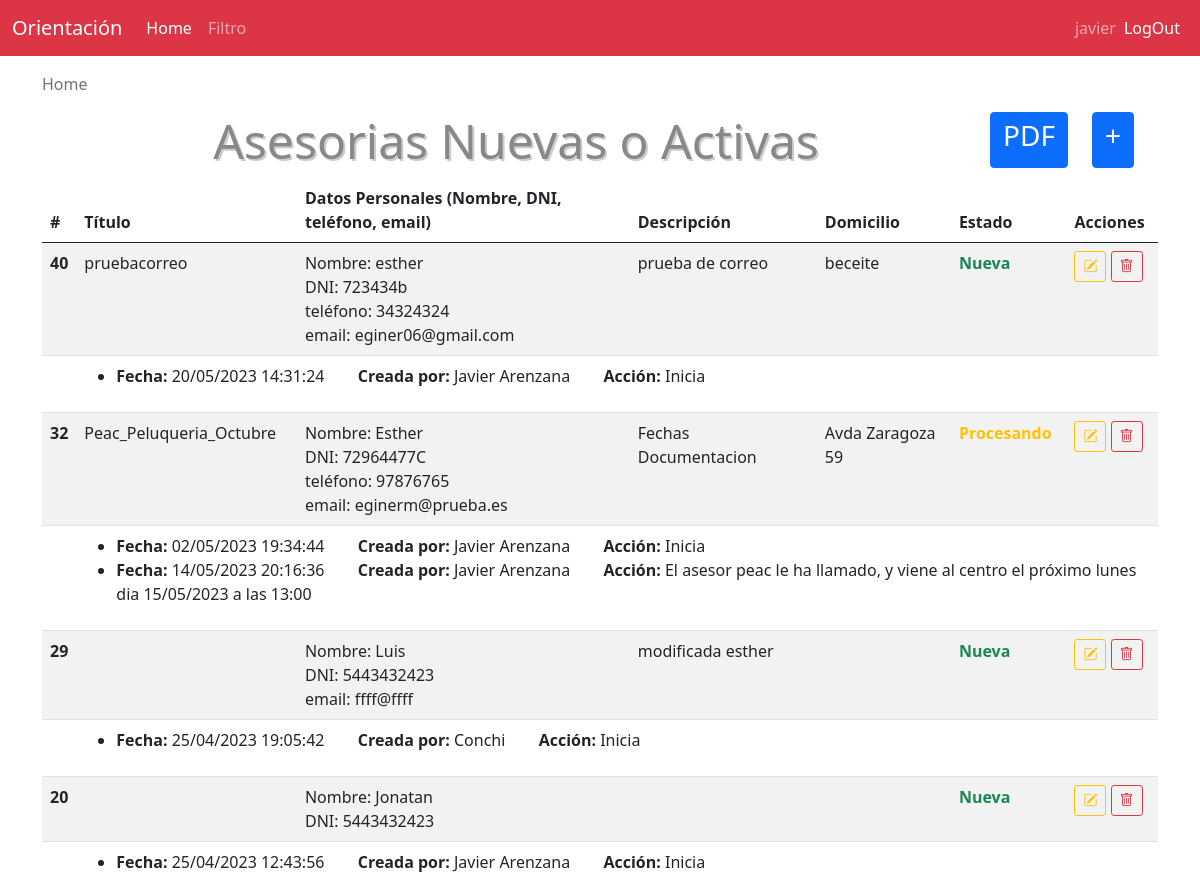
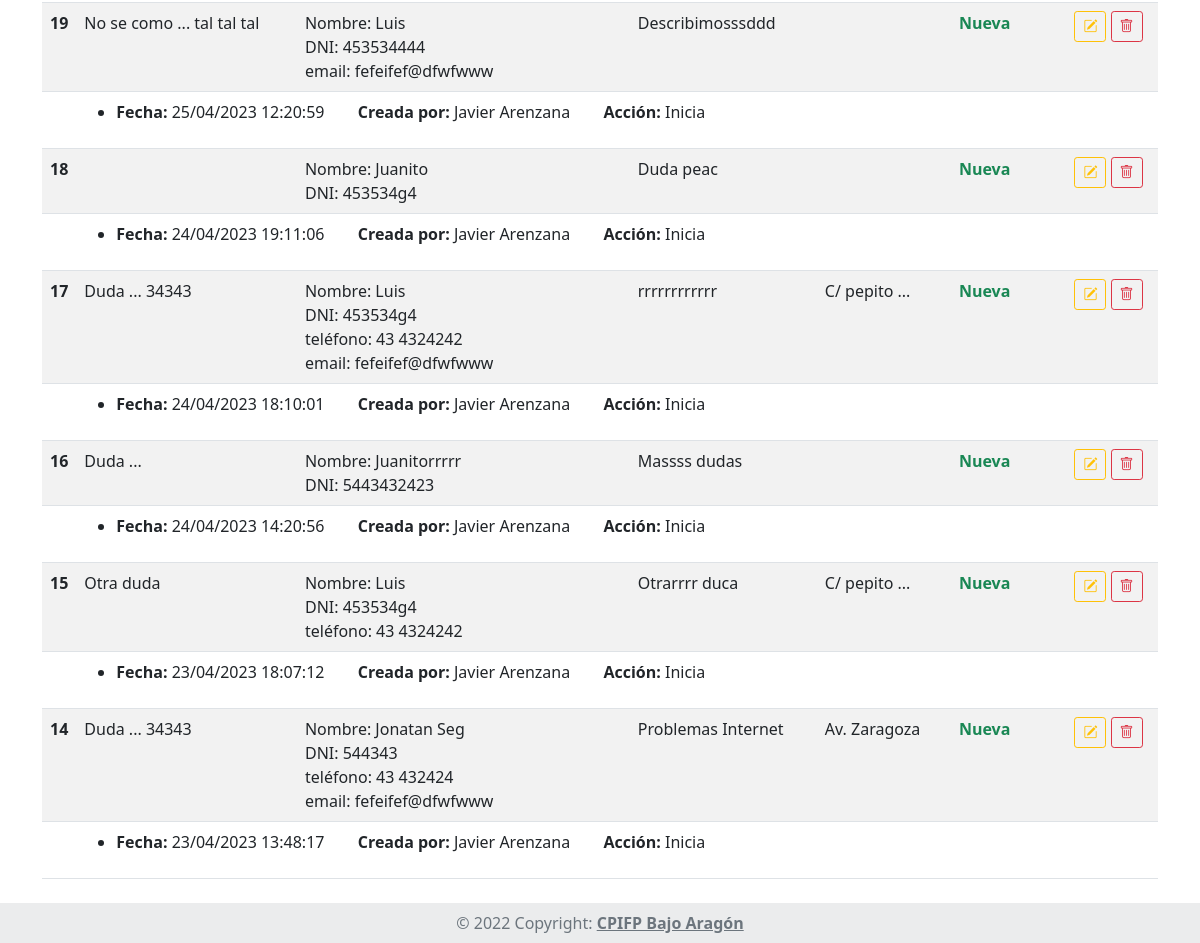
The page / (signed in) on the database its author committed (2 pictures, top to bottom).
### tables this page shows
CREATE TABLE `asesoria` (
  `id_asesoria` int(11) NOT NULL,
  `nombre_as` varchar(100) DEFAULT NULL,
  `dni_as` varchar(10) DEFAULT NULL,
  `titulo_as` varchar(50) DEFAULT NULL,
  `telefono_as` varchar(10) DEFAULT NULL,
  `email_as` varchar(30) DEFAULT NULL,
  `descripcion_as` text DEFAULT NULL,
  `domicilio_as` varchar(30) DEFAULT NULL,
  `fecha_inicio` datetime DEFAULT NULL,
  `fecha_fin` datetime DEFAULT NULL,
  `id_estado` int(11) NOT NULL
);

CREATE TABLE `estados` (
  `id_estado` int(11) NOT NULL,
  `estado` varchar(15) NOT NULL
);

CREATE TABLE `reg_acciones` (
  `id_reg_acciones` int(11) NOT NULL,
  `fecha_reg` datetime NOT NULL,
  `accion` varchar(255) NOT NULL,
  `automatica` tinyint(4) NOT NULL DEFAULT 0,
  `id_asesoria` int(11) NOT NULL,
  `id_profesor` int(11) NOT NULL
);

CREATE TABLE `profesores` (
  `id_profesor` int(11) NOT NULL,
  `login` varchar(45) DEFAULT NULL,
  `password` varchar(255) DEFAULT NULL,
  `nombre_completo` varchar(255) DEFAULT NULL,
  `email` varchar(100) DEFAULT NULL
);

### App/controladores/Inicio.php (called while the page is built, shortened)
<?php
class Inicio extends Controlador{
    public function __construct(){
        $this->datos["menuActivo"] = "home";
        $this->asesoriaModelo = $this->modelo('AsesoriaModelo');
        $this->datos["usuarioSesion"]->roles = $this->asesoriaModelo->getRolesProfesor($this->datos["usuarioSesion"]->id_profesor);
        $this->datos["usuarioSesion"]->id_rol = obtenerRol($this->datos["usuarioSesion"]->roles);
        $this->datos['rolesPermitidos'] = [100,200,300];
    }
    public function index(){
        $this->datos["asesoriasActivas"] = $this->asesoriaModelo->getAsesoriasActivas();
        foreach($this->datos["asesoriasActivas"] as $asesoria){
            $asesoria->acciones = $this->asesoriaModelo->getAccionesAsesoria($asesoria->id_asesoria);
        }
        $this->vista("index",$this->datos);
    }
}

### App/librerias/Core.php (called while the page is built, shortened)
<?php
class Core{
    protected $metodoActual = 'index';
    public function __construct(){
        $url = $this->getUrl();
		$this->controladorActual = new $this->controladorActual;
		$this->parametros = $url ? array_values($url) : [];
		call_user_func_array([$this->controladorActual,$this->metodoActual], $this->parametros);
    }
}

### public/index.php (called while the page is built, shortened)
<?php
$iniciar = new Core;

### App/librerias/Base.php (called while the page is built, shortened)
<?php
    class Base {
        private $host = DB_HOST;
        private $usuario = DB_USUARIO;
        private $password = DB_PASSWORD;
        private $nombre_base = DB_NOMBRE;
        private $charset = 'utf8mb4';
        private $dbh;
        private $stmt;
        public function __construct(){
            $dsn = "mysql:host=$this->host;dbname=$this->nombre_base;charset=$this->charset";
            $opciones = array(
                PDO::ATTR_PERSISTENT => true,
                PDO::ATTR_ERRMODE => PDO::ERRMODE_EXCEPTION
            );
            try {
                $this->dbh = new PDO($dsn, $this->usuario, $this->password, $opciones);
            } catch (PDOException $e) {
                $this->error = $e->getMessage();
                echo $this->error;
            }
        }
        public function query($sql){
            $this->stmt = $this->dbh->prepare($sql);
        }
        public function bind($parametro,$valor,$tipo = null){
            if (is_null($tipo)) {
                switch (true) {
                    case is_int($valor):
                        $tipo = PDO::PARAM_INT;
                        break;
                }
            }
            $this->stmt->bindValue($parametro,$valor,$tipo);
        }
        public function execute(){
            return $this->stmt->execute();
        }
        public function registros(){
            $this->execute();
            return $this->stmt->fetchAll(PDO::FETCH_OBJ);
        }
    }

### App/modelos/AsesoriaModelo.php (called while the page is built, shortened)
<?php
class AsesoriaModelo {
    private $db;
    public function __construct(){
        $this->db = new Base;
    }
    public function getAsesoriasActivas(){
        $this->db->query("SELECT * FROM asesoria
                                    NATURAL JOIN estados
                                WHERE id_estado=1 OR id_estado=2
                                ORDER BY fecha_inicio DESC");
        return $this->db->registros();
    }
    public function getRolesProfesor($id_profesor){
        $this->db->query("SELECT *
                                    FROM profesores_departamento
                                        NATURAL JOIN rol
                                        NATURAL JOIN departamento
                                    WHERE id_profesor=:id_profesor");
        $this->db->bind(':id_profesor',$id_profesor);
        return $this->db->registros();
    }
    public function getAccionesAsesoria($id_asesoria){
        $this->db->query("SELECT * FROM reg_acciones
                                    NATURAL JOIN profesores
                                WHERE id_asesoria=:id_asesoria
                                ORDER BY fecha_reg");
        $this->db->bind(':id_asesoria',$id_asesoria);
        return $this->db->registros();
    }
}

### App/helpers/funciones.php (called while the page is built, shortened)
<?php
    function formatoFecha($fechaIngles){
        return date("d/m/Y H:i:s", strtotime($fechaIngles));
    }
    function tienePrivilegios($rol_usuario,$rolesPermitidos){
        if (empty($rolesPermitidos) || in_array($rol_usuario, $rolesPermitidos)) {
            return true;
        }
    }

### App/vistas/index.php (the view, shortened to what this page needs)
<?php require_once RUTA_APP.'/vistas/inc/header.php'; ?>
<div class="container">
    <nav aria-label="breadcrumb">
        <ol class="breadcrumb">
            <li class="breadcrumb-item active" aria-current="page">Home</li>
        </ol>
    </nav>
    <div class="float-end">
        <a class="btn btn-primary me-md-4" href="<?php echo RUTA_URL ?>/asesorias/add_asesoria"><h3>+</h3></a>
    </div>
    <div class="float-end">
        <a class="btn btn-primary me-md-4" href="<?php echo RUTA_URL ?>/asesorias/generar_informe"><h3>PDF</h3></a>
    </div>
    <div class="row d-flex justify-content-center text-center mx-0 mt-3">
        <div class="col-12">
            <h1>Asesorias Nuevas o Activas</h1>
        </div>
    </div>
    <table class="table table-striped table-hover">
        <thead>
            <tr>
                <th scope="col">#</th>
                <th scope="col">Título</th>
                <th scope="col">Datos Personales (Nombre, DNI, teléfono, email)</th>
                <th scope="col">Descripción</th>
                <th scope="col">Domicilio</th>
                <th scope="col">Estado</th>
                <th scope="col">Acciones</th>
            </tr>
        </thead>
        <tbody>
            <?php foreach ( $datos["asesoriasActivas"] as $asesoria ): ?>
                <tr id="asesoria_<?php echo $asesoria->id_asesoria ?>">
                    <th scope="row"><?php echo $asesoria->id_asesoria ?></th>
                    <td><?php echo $asesoria->titulo_as ?></td>
                    <td><?php
                        echo ($asesoria->nombre_as) ? "Nombre: ".$asesoria->nombre_as."<br>" : "";
                        echo ($asesoria->dni_as) ? "DNI: ".$asesoria->dni_as."<br>" : "";
                        echo ($asesoria->telefono_as) ? "teléfono: ".$asesoria->telefono_as."<br>" : "";
                        echo ($asesoria->email_as) ? "email: ".$asesoria->email_as."<br>" : "";
                    ?></td>
                    <td><?php echo $asesoria->descripcion_as ?></td>
                    <td><?php echo $asesoria->domicilio_as ?></td>
                    <td>
                        <?php if($asesoria->id_estado == 1): ?>
                            <strong class="text-success"><?php echo $asesoria->estado ?></strong>
                        <?php elseif($asesoria->id_estado == 2): ?>
                            <strong class="text-warning"><?php echo $asesoria->estado ?></strong>
                        <?php endif ?>
                    </td>
                    <td class="text-nowrap">
    <?php if (tienePrivilegios($datos['usuarioSesion']->id_rol,[100,200,300]) || $asesoria->acciones[0]->id_profesor == $datos['usuarioSesion']->id_profesor): ?>
                        <a class="btn btn-outline-warning btn-sm" href="<?php echo RUTA_URL ?>/asesorias/ver_asesoria/<?php echo $asesoria->id_asesoria ?>">
                            <i class="bi-pencil-square"></i>
                        </a>
    <?php endif ?>
    <?php if (tienePrivilegios($datos['usuarioSesion']->id_rol,[300])): ?>
                        <a
                            onclick="del_asesoria_modal(<?php echo $asesoria->id_asesoria ?>)"
                            data-bs-toggle="modal" data-bs-target="#modalDelAsesoria"
                            class="btn btn-outline-danger btn-sm"
                        >
                            <i class="bi-trash"></i>
                        </a>
    <?php endif ?>
                    </td>
                </tr>
                <tr id="acciones_<?php echo $asesoria->id_asesoria ?>">
                    <td></td>
                    <td colspan="6">
                        <ul>
                            <?php foreach($asesoria->acciones as $accion): ?>
                                <li>
                                    <strong>Fecha: </strong> <?php echo  formatoFecha($accion->fecha_reg) ?>
                                    <strong>Creada por: </strong> <?php echo  $accion->nombre_completo ?>
                                    <strong>Acción: </strong> <?php echo  $accion->accion ?>
                                </li>
                            <?php endforeach ?>
                        </ul>
                    </td>
                </tr>
            <?php endforeach ?>
        </tbody>
    </table>
</div>
<div class="toast-container position-fixed bottom-0 end-0 p-3 m-4" style="z-index: 11">
</div>
<div class="position-fixed bottom-0 end-0 p-3 m-4" style="z-index: 11">
</div>
<?php require_once RUTA_APP.'/vistas/inc/footer.php' ?>

### App/librerias/Controlador.php (shortened to what this page needs)
<?php
class Controlador{
    public function modelo($modelo){
        return new $modelo;
    }
    public function vista($vista, $datos = []){
        if(file_exists('../App/vistas/'.$vista.'.php')){
            require_once '../App/vistas/'.$vista.'.php';
        } else {
            die('la vista no existe');
        }
    }
}

### App/vistas/inc/header.php (shortened to what this page needs)
<!DOCTYPE html>
<html lang="es">
<head>
    <link href="https://cdn.jsdelivr.net/npm/bootstrap@5.0.2/dist/css/bootstrap.min.css" rel="stylesheet">
    <link rel="stylesheet" href="https://cdn.jsdelivr.net/npm/bootstrap-icons@1.10.2/font/bootstrap-icons.css">
    <link rel="stylesheet" href="<?php echo RUTA_URL?>/css/estilos.css">
</head>
<body>
    <nav class="navbar navbar-expand-lg navbar-dark bg-danger fixed-top">
        <div class="container-fluid">
            <a class="navbar-brand" href="<?php echo RUTA_URL ?>/..">Orientación</a>
            <div class="collapse navbar-collapse" id="navbarNav">
                <ul class="navbar-nav">
                    <li class="nav-item">
                        <?php if (isset($datos['menuActivo']) && $datos['menuActivo'] == 'home' ): ?>
                            <a class="nav-link active" aria-current="page" href="<?php echo RUTA_URL ?>">Home</a>
                        <?php else: ?>
                            <a class="nav-link" aria-current="page" href="<?php echo RUTA_URL ?>">Home</a>
                        <?php endif ?>
                    </li>
                    <li class="nav-item">
                        <?php if (isset($datos['menuActivo']) && $datos['menuActivo'] == 'asesorias' ): ?>
                            <a class="nav-link active" href="<?php echo RUTA_URL ?>/asesorias/filtro">Limpiar Filtro</a>
                        <?php else: ?>
                            <a class="nav-link" href="<?php echo RUTA_URL ?>/asesorias/filtro">Filtro</a>
                        <?php endif ?>
                    </li>
                </ul>
                <ul class="navbar-nav ms-auto mb-2 mb-md-0">
                    <li class="navbar-text">
                        <?php echo $datos['usuarioSesion']->login ?>
                    </li>
                    <li class="nav-item">
                        <a class="nav-link active" aria-current="page"
                            href="<?php echo RUTA_URL ?>/login/logout">LogOut</a>
                    </li>
                </ul>
            </div>
        </div>
    </nav>
    <br><br><br>

### App/vistas/inc/footer.php (shortened to what this page needs)
        <br><br>
        <footer class="text-center text-lg-start bg-light text-muted fixed-bottom">
            <div class="text-center p-2" style="background-color: rgba(0, 0, 0, 0.05);">
                © 2022 Copyright:
                <a class="text-reset fw-bold" target="_blank" href="https://cpifpbajoaragon.com/">
                    CPIFP Bajo Aragón
                </a>
            </div>
        </footer>
    </body>
</html>

### public/css/estilos.css (style rules this page uses)
h1 { font-size: 3rem; color: #888; text-align: center; text-shadow: 2px 2px #ccc; }

### rows shown on the page
asesoria: id_asesoria "40", titulo_as "pruebacorreo", nombre_as "esther", dni_as "723434b", telefono_as "34324324", email_as "eginer06@gmail.com", descripcion_as "prueba de correo", domicilio_as "beceite", id_estado.estado "Nueva"
reg_acciones: fecha_reg "20/05/2023 14:31:24", id_profesor.nombre_completo "Javier Arenzana", accion "Inicia"
asesoria: id_asesoria "32", titulo_as "Peac_Peluqueria_Octubre", nombre_as "Esther", dni_as "72964477C", telefono_as "97876765", email_as "eginerm@prueba.es", descripcion_as "Fechas Documentacion", domicilio_as "Avda Zaragoza 59", id_estado.estado "Procesando"
reg_acciones: fecha_reg "02/05/2023 19:34:44", id_profesor.nombre_completo "Javier Arenzana", accion "Inicia"
reg_acciones: fecha_reg "14/05/2023 20:16:36", id_profesor.nombre_completo "Javier Arenzana", accion "El asesor peac le ha llamado, y viene al centro el próximo lunes dia 15/05/2023 a las 13:00"
asesoria: id_asesoria "29", nombre_as "Luis", dni_as "5443432423", email_as "ffff@ffff", descripcion_as "modificada esther", id_estado.estado "Nueva"
reg_acciones: fecha_reg "25/04/2023 19:05:42", id_profesor.nombre_completo "Conchi", accion "Inicia"
asesoria: id_asesoria "20", nombre_as "Jonatan", dni_as "5443432423", id_estado.estado "Nueva"
reg_acciones: fecha_reg "25/04/2023 12:43:56", id_profesor.nombre_completo "Javier Arenzana", accion "Inicia"
asesoria: id_asesoria "19", titulo_as "No se como ... tal tal tal", nombre_as "Luis", dni_as "453534444", email_as "fefeifef@dfwfwww", descripcion_as "Describimosssddd", id_estado.estado "Nueva"
reg_acciones: fecha_reg "25/04/2023 12:20:59", id_profesor.nombre_completo "Javier Arenzana", accion "Inicia"
asesoria: id_asesoria "18", nombre_as "Juanito", dni_as "453534g4", descripcion_as "Duda peac", id_estado.estado "Nueva"
reg_acciones: fecha_reg "24/04/2023 19:11:06", id_profesor.nombre_completo "Javier Arenzana", accion "Inicia"
asesoria: id_asesoria "17", titulo_as "Duda ... 34343", nombre_as "Luis", dni_as "453534g4", telefono_as "43 4324242", email_as "fefeifef@dfwfwww", descripcion_as "rrrrrrrrrrrr", domicilio_as "C/ pepito ...", id_estado.estado "Nueva"
reg_acciones: fecha_reg "24/04/2023 18:10:01", id_profesor.nombre_completo "Javier Arenzana", accion "Inicia"
asesoria: id_asesoria "16", titulo_as "Duda ...", nombre_as "Juanitorrrrr", dni_as "5443432423", descripcion_as "Massss dudas", id_estado.estado "Nueva"
reg_acciones: fecha_reg "24/04/2023 14:20:56", id_profesor.nombre_completo "Javier Arenzana", accion "Inicia"
asesoria: id_asesoria "15", titulo_as "Otra duda", nombre_as "Luis", dni_as "453534g4", telefono_as "43 4324242", descripcion_as "Otrarrrr duca", domicilio_as "C/ pepito ...", id_estado.estado "Nueva"
reg_acciones: fecha_reg "23/04/2023 18:07:12", id_profesor.nombre_completo "Javier Arenzana", accion "Inicia"
asesoria: id_asesoria "14", titulo_as "Duda ... 34343", nombre_as "Jonatan Seg", dni_as "544343", telefono_as "43 432424", email_as "fefeifef@dfwfwww", descripcion_as "Problemas Internet", domicilio_as "Av. Zaragoza", id_estado.estado "Nueva"
reg_acciones: fecha_reg "23/04/2023 13:48:17", id_profesor.nombre_completo "Javier Arenzana", accion "Inicia"

### other values the page prints
$datos['usuarioSesion']->login "javier"
